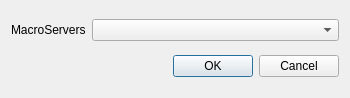
<?xml version="1.0" encoding="UTF-8"?>
<ui version="4.0">
 <class>Dialog</class>
 <widget class="QDialog" name="Dialog">
  <property name="geometry">
   <rect>
    <x>0</x>
    <y>0</y>
    <width>350</width>
    <height>98</height>
   </rect>
  </property>
  <property name="windowTitle">
   <string>Dialog</string>
  </property>
  <layout class="QVBoxLayout" name="verticalLayout" stretch="0,0">
   <item>
    <layout class="QHBoxLayout" name="horizontalLayout" stretch="0,2">
     <item>
      <widget class="QLabel" name="label">
       <property name="text">
        <string>MacroServers</string>
       </property>
      </widget>
     </item>
     <item>
      <widget class="QComboBox" name="comboBox"/>
     </item>
    </layout>
   </item>
   <item>
    <widget class="QDialogButtonBox" name="buttonBox">
     <property name="orientation">
      <enum>Qt::Horizontal</enum>
     </property>
     <property name="standardButtons">
      <set>QDialogButtonBox::Cancel|QDialogButtonBox::Ok</set>
     </property>
    </widget>
   </item>
  </layout>
 </widget>
 <resources/>
 <connections>
  <connection>
   <sender>buttonBox</sender>
   <signal>accepted()</signal>
   <receiver>Dialog</receiver>
   <slot>accept()</slot>
   <hints>
    <hint type="sourcelabel">
     <x>248</x>
     <y>254</y>
    </hint>
    <hint type="destinationlabel">
     <x>157</x>
     <y>274</y>
    </hint>
   </hints>
  </connection>
  <connection>
   <sender>buttonBox</sender>
   <signal>rejected()</signal>
   <receiver>Dialog</receiver>
   <slot>reject()</slot>
   <hints>
    <hint type="sourcelabel">
     <x>316</x>
     <y>260</y>
    </hint>
    <hint type="destinationlabel">
     <x>286</x>
     <y>274</y>
    </hint>
   </hints>
  </connection>
 </connections>
</ui>
